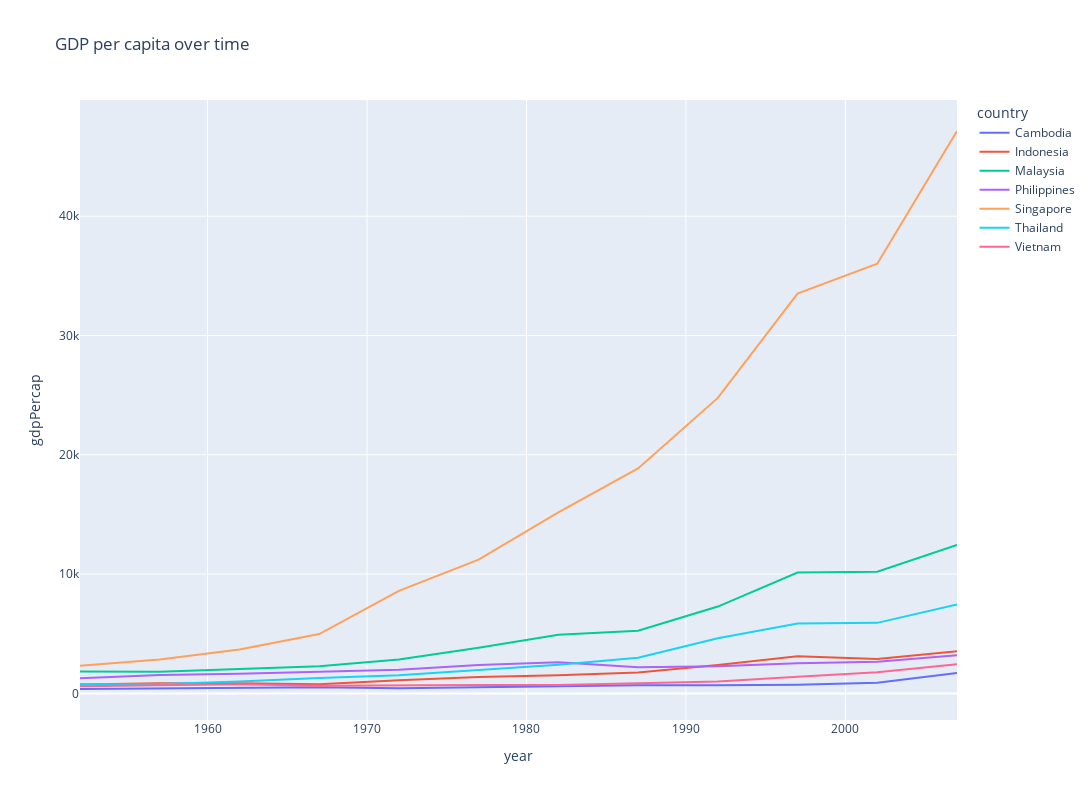

The cell this chart's notebook holds for it:
### Markdown cell above
# Line Chart (GDP, POP of selected countries from 1952 to 2007)

### Code cell
df = px.data.gapminder()

countries = ['Vietnam', 'Thailand', 'Malaysia', 'Singapore', 'Indonesia', 'Philippines', 'Cambodia']
df_selected = df[df['country'].isin(countries)]

fig = px.line(df_selected, x='year', y='gdpPercap', color='country', title='GDP per capita over time')
fig.update_layout(width=1200, height = 800)
fig.show()

### Figure 1 — Plotly figure (JSON) as saved in the notebook; plotly's stock layout.template omitted (floating-point values rounded to 4 significant figures)
{"data": [{"hovertemplate": "country=Cambodia<br>year=%{x}<br>gdpPercap=%{y}<extra></extra>", "legendgroup": "Cambodia", "line": {"color": "#636efa", "dash": "solid"}, "marker": {"symbol": "circle"}, "mode": "lines", "name": "Cambodia", "orientation": "v", "showlegend": true, "type": "scatter", "x": [1952, 1957, 1962, 1967, 1972, 1977, 1982, 1987, 1992, 1997, 2002, 2007], "xaxis": "x", "y": [368.5, 434.0, 496.9, 523.4, 421.6, 525.0, 624.5, 683.9, 682.3, 734.3, 896.2, 1714.0], "yaxis": "y"}, {"hovertemplate": "country=Indonesia<br>year=%{x}<br>gdpPercap=%{y}<extra></extra>", "legendgroup": "Indonesia", "line": {"color": "#EF553B", "dash": "solid"}, "marker": {"symbol": "circle"}, "mode": "lines", "name": "Indonesia", "orientation": "v", "showlegend": true, "type": "scatter", "x": [1952, 1957, 1962, 1967, 1972, 1977, 1982, 1987, 1992, 1997, 2002, 2007], "xaxis": "x", "y": [749.7, 858.9, 849.3, 762.4, 1111.0, 1383.0, 1517.0, 1748.0, 2383.0, 3119.0, 2874.0, 3541.0], "yaxis": "y"}, {"hovertemplate": "country=Malaysia<br>year=%{x}<br>gdpPercap=%{y}<extra></extra>", "legendgroup": "Malaysia", "line": {"color": "#00cc96", "dash": "solid"}, "marker": {"symbol": "circle"}, "mode": "lines", "name": "Malaysia", "orientation": "v", "showlegend": true, "type": "scatter", "x": [1952, 1957, 1962, 1967, 1972, 1977, 1982, 1987, 1992, 1997, 2002, 2007], "xaxis": "x", "y": [1831.0, 1810.0, 2037.0, 2278.0, 2849.0, 3828.0, 4920.0, 5250.0, 7278.0, 10130.0, 10210.0, 12450.0], "yaxis": "y"}, {"hovertemplate": "country=Philippines<br>year=%{x}<br>gdpPercap=%{y}<extra></extra>", "legendgroup": "Philippines", "line": {"color": "#ab63fa", "dash": "solid"}, "marker": {"symbol": "circle"}, "mode": "lines", "name": "Philippines", "orientation": "v", "showlegend": true, "type": "scatter", "x": [1952, 1957, 1962, 1967, 1972, 1977, 1982, 1987, 1992, 1997, 2002, 2007], "xaxis": "x", "y": [1273.0, 1548.0, 1650.0, 1814.0, 1989.0, 2373.0, 2603.0, 2190.0, 2279.0, 2537.0, 2651.0, 3190.0], "yaxis": "y"}, {"hovertemplate": "country=Singapore<br>year=%{x}<br>gdpPercap=%{y}<extra></extra>", "legendgroup": "Singapore", "line": {"color": "#FFA15A", "dash": "solid"}, "marker": {"symbol": "circle"}, "mode": "lines", "name": "Singapore", "orientation": "v", "showlegend": true, "type": "scatter", "x": [1952, 1957, 1962, 1967, 1972, 1977, 1982, 1987, 1992, 1997, 2002, 2007], "xaxis": "x", "y": [2315.0, 2843.0, 3675.0, 4977.0, 8598.0, 11210.0, 15170.0, 18860.0, 24770.0, 33520.0, 36020.0, 47140.0], "yaxis": "y"}, {"hovertemplate": "country=Thailand<br>year=%{x}<br>gdpPercap=%{y}<extra></extra>", "legendgroup": "Thailand", "line": {"color": "#19d3f3", "dash": "solid"}, "marker": {"symbol": "circle"}, "mode": "lines", "name": "Thailand", "orientation": "v", "showlegend": true, "type": "scatter", "x": [1952, 1957, 1962, 1967, 1972, 1977, 1982, 1987, 1992, 1997, 2002, 2007], "xaxis": "x", "y": [757.8, 793.6, 1002.0, 1295.0, 1524.0, 1961.0, 2393.0, 2983.0, 4617.0, 5853.0, 5913.0, 7458.0], "yaxis": "y"}, {"hovertemplate": "country=Vietnam<br>year=%{x}<br>gdpPercap=%{y}<extra></extra>", "legendgroup": "Vietnam", "line": {"color": "#FF6692", "dash": "solid"}, "marker": {"symbol": "circle"}, "mode": "lines", "name": "Vietnam", "orientation": "v", "showlegend": true, "type": "scatter", "x": [1952, 1957, 1962, 1967, 1972, 1977, 1982, 1987, 1992, 1997, 2002, 2007], "xaxis": "x", "y": [605.1, 676.3, 772.0, 637.1, 699.5, 713.5, 707.2, 820.8, 989.0, 1386.0, 1764.0, 2442.0], "yaxis": "y"}], "layout": {"height": 800, "legend": {"title": {"text": "country"}, "tracegroupgap": 0}, "title": {"text": "GDP per capita over time"}, "width": 1200, "xaxis": {"anchor": "y", "domain": [0, 1], "title": {"text": "year"}}, "yaxis": {"anchor": "x", "domain": [0, 1], "title": {"text": "gdpPercap"}}}}
